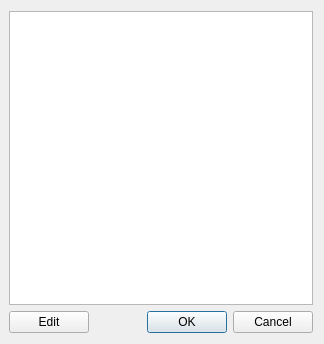
<?xml version="1.0" encoding="UTF-8"?>
<!--
 Copyright 2010-2020, Google Inc.
 All rights reserved.

 Redistribution and use in source and binary forms, with or without
 modification, are permitted provided that the following conditions are
 met:

     * Redistributions of source code must retain the above copyright
 notice, this list of conditions and the following disclaimer.
     * Redistributions in binary form must reproduce the above
 copyright notice, this list of conditions and the following disclaimer
 in the documentation and/or other materials provided with the
 distribution.
     * Neither the name of Google Inc. nor the names of its
 contributors may be used to endorse or promote products derived from
 this software without specific prior written permission.

 THIS SOFTWARE IS PROVIDED BY THE COPYRIGHT HOLDERS AND CONTRIBUTORS
 "AS IS" AND ANY EXPRESS OR IMPLIED WARRANTIES, INCLUDING, BUT NOT
 LIMITED TO, THE IMPLIED WARRANTIES OF MERCHANTABILITY AND FITNESS FOR
 A PARTICULAR PURPOSE ARE DISCLAIMED. IN NO EVENT SHALL THE COPYRIGHT
 OWNER OR CONTRIBUTORS BE LIABLE FOR ANY DIRECT, INDIRECT, INCIDENTAL,
 SPECIAL, EXEMPLARY, OR CONSEQUENTIAL DAMAGES (INCLUDING, BUT NOT
 LIMITED TO, PROCUREMENT OF SUBSTITUTE GOODS OR SERVICES; LOSS OF USE,
 DATA, OR PROFITS; OR BUSINESS INTERRUPTION) HOWEVER CAUSED AND ON ANY
 THEORY OF LIABILITY, WHETHER IN CONTRACT, STRICT LIABILITY, OR TORT
 (INCLUDING NEGLIGENCE OR OTHERWISE) ARISING IN ANY WAY OUT OF THE USE
 OF THIS SOFTWARE, EVEN IF ADVISED OF THE POSSIBILITY OF SUCH DAMAGE.
-->
<ui version="4.0">
 <class>GenericTableEditorDialog</class>
 <widget class="QDialog" name="GenericTableEditorDialog">
  <property name="geometry">
   <rect>
    <x>0</x>
    <y>0</y>
    <width>324</width>
    <height>344</height>
   </rect>
  </property>
  <property name="windowTitle">
   <string>[ProductName]</string>
  </property>
  <layout class="QVBoxLayout" name="verticalLayout">
   <property name="leftMargin">
    <number>9</number>
   </property>
   <item>
    <layout class="QGridLayout" name="gridLayout">
     <property name="sizeConstraint">
      <enum>QLayout::SetDefaultConstraint</enum>
     </property>
     <property name="leftMargin">
      <number>0</number>
     </property>
     <property name="topMargin">
      <number>0</number>
     </property>
     <property name="spacing">
      <number>6</number>
     </property>
     <item row="1" column="0" colspan="4">
      <widget class="QTableWidget" name="editorTableWidget">
       <property name="verticalScrollBarPolicy">
        <enum>Qt::ScrollBarAsNeeded</enum>
       </property>
      </widget>
     </item>
     <item row="2" column="0">
      <widget class="QPushButton" name="editButton">
       <property name="sizePolicy">
        <sizepolicy hsizetype="Minimum" vsizetype="Fixed">
         <horstretch>0</horstretch>
         <verstretch>0</verstretch>
        </sizepolicy>
       </property>
       <property name="minimumSize">
        <size>
         <width>80</width>
         <height>0</height>
        </size>
       </property>
       <property name="maximumSize">
        <size>
         <width>100</width>
         <height>16777215</height>
        </size>
       </property>
       <property name="text">
        <string>Edit</string>
       </property>
      </widget>
     </item>
     <item row="2" column="1" colspan="3">
      <widget class="QDialogButtonBox" name="editorButtonBox">
       <property name="standardButtons">
        <set>QDialogButtonBox::Cancel|QDialogButtonBox::Ok</set>
       </property>
      </widget>
     </item>
    </layout>
   </item>
  </layout>
 </widget>
 <tabstops>
  <tabstop>editorTableWidget</tabstop>
 </tabstops>
 <resources/>
 <connections/>
</ui>
